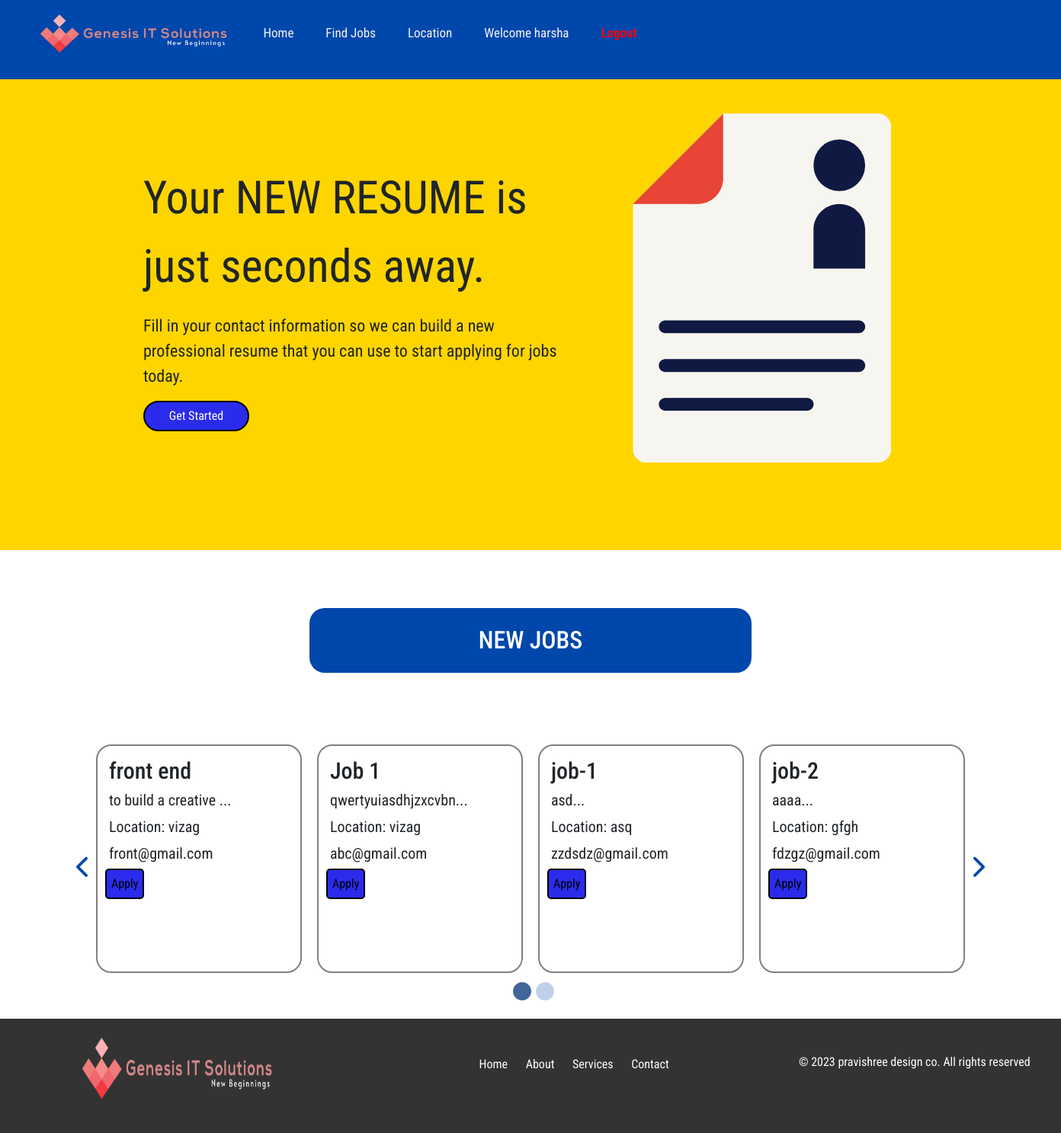
The page /jobs.php (signed in) on the database its author committed.
### tables this page shows
CREATE TABLE `jobs` (
  `id` int(11) NOT NULL,
  `job_title` varchar(50) NOT NULL,
  `job_description` varchar(200) NOT NULL,
  `job_location` varchar(30) NOT NULL,
  `contact_email` varchar(50) NOT NULL
);

### jobs.php (the view, shortened to what this page needs)
<!DOCTYPE html>
<html>
<head>
  <link href="https://cdn.jsdelivr.net/npm/bootstrap@5.3.0/dist/css/bootstrap.min.css" rel="stylesheet"
>
  <link rel="stylesheet" href="https://cdnjs.cloudflare.com/ajax/libs/jquery/3.7.0/jquery.min.js">
  <link rel="stylesheet" href="./css/slick.css">
  <link rel="stylesheet" href="./css/slick-theme.css">
  <link rel="stylesheet" href="https://cdnjs.cloudflare.com/ajax/libs/font-awesome/6.4.0/css/all.min.css"/>
  <link rel="stylesheet" href="./css/jobs.css">
</head>
<body>
  <div class="topnav" id="myTopnav">
    <ul>
      <li><a href="./index.php" class="active"><img src="./images/logo.png" height="50px" width="inherit"
          style="margin-right: 5px;"><b style="color: rgb(211, 136, 136);font-size: 20px;"></b></b></a>
      </li>
      <li><a href="./index.php">Home</a></li>
      <li><a href="./jobs.php" >Find Jobs</a></li>
      <li><a href="./location.php" >Location</a></li>
      <?php if(isset($_SESSION['user_role']) && ($_SESSION['user_role']=='user')): ?>
        <li><a href="">Welcome <?php echo $_SESSION['name']; ?></a></li>
        <li><a href="./logout.php" style="font-weight: 600; color: red;">Logout</a></li>
      <?php elseif(isset($_SESSION['user_role']) && ($_SESSION['user_role']=='admin')): ?>
        <li><a href="">Welcome <?php echo $_SESSION['name']; ?></a></li>
        <li><a href="./admin/dashboard.php">Admin Panel</a></li>
        <li><a href="./logout.php" style="font-weight: 600; color: red;">Logout</a></li>
      <?php else: ?>
        <li><a href="./admin/index.php" >Admin Login</a></li>
        <li><a href="./login.php" >User Login</a></li>
      <?php endif; ?>
    </ul>
  </div>
  <div class="header-2">
    <div class="head-para">
      <p class="paragraph">
        Your NEW RESUME is just seconds away.
      </p>
      <p class="caption">Fill in your contact information so we can build a new professional resume that you can use to start applying
        for jobs today.</p>
      <button><a href="./build-resume.php">Get Started</a></button>
    </div>
    <div class="head-img">
      <img src="./images/resume_yellowBG_1.svg" class="responsive">
    </div>
  </div>
  <div class="job">
    <div class="job-lists">
      <div class="container">
        <h1>Job Portal - Job Section</h1>
        <div class="heading">
          <h2>NEW JOBS</h2>
        </div>
      </div>
    </div>
  </div>
  <div class="jobs">
    <?php
      include('./admin/database.php');
      $sql = "SELECT * FROM jobs";
      $result = mysqli_query($con, $sql);
    ?>
    <div class="container">
      <i class="fa-solid fa-chevron-left prev"></i>
      <i class="fa-solid fa-chevron-right next"></i>
      <div class="job-postings">
        <?php while ($row = mysqli_fetch_assoc($result)) : ?>
            <div class="job-item">
              <?php
                $data = $row['job_description'];
                $substring = substr($data, 0 ,20);
                $description = $substring."...";
              ?>
              <h3><?php echo $row['job_title']; ?></h3>
              <p><?php echo $description; ?></p>
              <p>Location: <?php echo $row['job_location']; ?></p>
              <p><?php echo $row['contact_email']; ?></p>
              <button id="popupButton">Apply</button>
            </div>
        <?php endwhile; ?>
      </div>
    </div>
  </div>
  <footer class="footer">
    <div class="container">
      <div class="footer-content">
        <div class="image"><img src="./images/resilient_logo.png" alt=""></div>
        <div>
          <nav class="footer-nav">
            <a href="#home">Home</a>
            <a href="#about">About</a>
            <a href="#services">Services</a>
            <a href="#contact">Contact</a>
          </nav>
        </div>
        <div class="company-name">
          <p>&copy; 2023 <a href="http://pravishree.com">pravishree design co. All rights reserved</a></p>
        </div>
      </div>
    </div>
  </footer>
</body>
</html>

### css/jobs.css (style rules this page uses)
body { margin: 0; font-family: 'Roboto Condensed', sans-serif; }
a { text-decoration: none; color: black; }
li { list-style: none; }
.topnav { overflow: hidden; background-color: #0047AB; }
.topnav ul { display: flex; justify-content: flex-start; align-items: center; }
.topnav ul li { font-size: 14px; margin: 5px; }
.topnav a { float: left; display: block; color: #f2f2f2; text-align: center; padding: 14px 16px; text-decoration: none; font-size: 17px; }
.topnav a.active { background-color: #0047AB; color: white; }
h1 { color: #ffff; }
.header-2 { display: flex; flex-direction: row; justify-content: center; background-color: rgb(255, 213, 0); }
.head-para { width: 50%; height: auto; }
.head-img { width: 50%; margin-top: -5%; margin-left: -12%; height: auto; }
.head-para .caption { font-size: 22px; }
.head-para button { width: 25%; height: 40px; border-radius: 20px; }
.head-img .responsive { width: 85%; height: auto; }
button { width: fit-content; height: 40px; border-radius: 5px; border-style: solid; background-color: rgb(43, 43, 235); }
a { color: #fff; }
.head-para { width: 40%; margin-left: 5%; margin-top: 8%; }
.job .heading { display: flex; justify-content: center; align-items: center; }
.job h2 { width: 50%; height: auto; background-color: #0047AB; color: #fff; border-radius: 20px; padding: 2%; text-align: center; }
.paragraph { font-size: 60px; }
.container { max-width: 1200px; margin: 0 auto; padding: 20px; }
.footer { background-color: #333; color: #fff; text-align: center; bottom: 0; left: 0; width: 100%; height: 150px; padding: 0px 0; }
.footer .container { padding: 0px; padding-top: 15px; margin: 0%; display: flex; justify-content: center; }
.footer .footer-content { position: relative; left: 15%; display: flex; flex-direction: row; justify-content: space-between; align-items: center; }
.footer .footer-content div { padding: 10px 30px; }
.footer .footer-content .image { padding: 10px 30px; position: relative; left: -20%; }
.footer .footer-content .company-name { padding: 10px 30px; position: relative; right: -10%; }
.footer img { width: 250px; height: 80px; }
.footer-nav { margin-bottom: 10px; }
.footer-nav a { color: #fff; text-decoration: none; margin: 0 10px; }
.jobs { position: relative; }
.jobs .container { width: 100%; }
.jobs .prev { position: absolute; top: 45%; left: 100px; font-size: 30px; color: #0047AB; cursor: pointer; }
.jobs .next { position: absolute; top: 45%; right: 100px; font-size: 30px; color: #0047AB; cursor: pointer; }
.job-item { text-align: start; height: 300px; width: 20%; border-radius: 20px; border: 2px solid gray; padding: 10px; margin: 10px; display: flex; flex-direction: column; justify-content: center; align-items: center; }
.job-item h3 { font-size: 30px; margin: 2% }
.job-item p { font-size: 20px; margin: 2% }

### rows shown on the page
jobs: job_title "front end", job_description "to build a creative ...", job_location "vizag", contact_email "front@gmail.com"
jobs: job_title "Job 1", job_description "qwertyuiasdhjzxcvbn...", job_location "vizag", contact_email "abc@gmail.com"
jobs: job_title "job-1", job_description "asd...", job_location "asq", contact_email "zzdsdz@gmail.com"
jobs: job_title "job-2", job_description "aaaa...", job_location "gfgh", contact_email "fdzgz@gmail.com"
